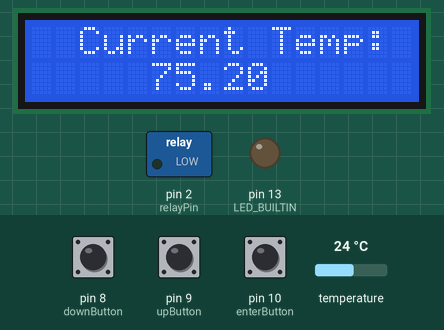
Recording of a sketch running on a simulated Arduino Uno, built with avr-gcc and run on an emulated ATmega328P. On the bench: 16×2 character LCD, switched loads named in the sketch (green lamp = pin HIGH), output pins drawn as LEDs (lit = HIGH). The test bench sets the inputs (shaded band); at power-on: pin 9 (upButton) LOW, temperature 24 °C, pin 8 (downButton) LOW, pin 10 (enterButton) LOW.

Above: at 16.3 s.
16.4 s: pin 9 (upButton) pulled HIGH for 0.5 s
At 17.4 s:
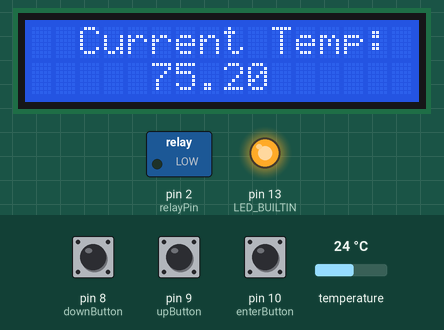
19.0 s: temperature set to 12 °C
At 20.3 s:
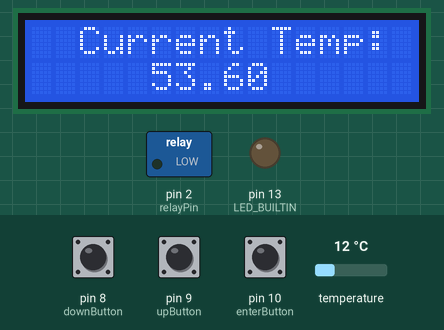
20.7 s: temperature set to 19 °C
At 22.0 s:
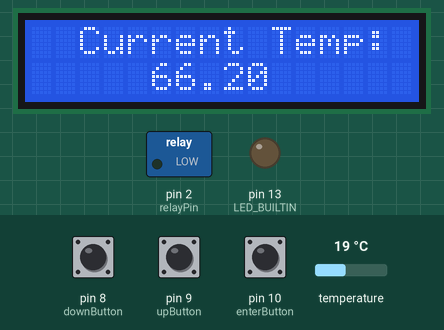
22.3 s: temperature set to 28 °C
At 23.6 s:
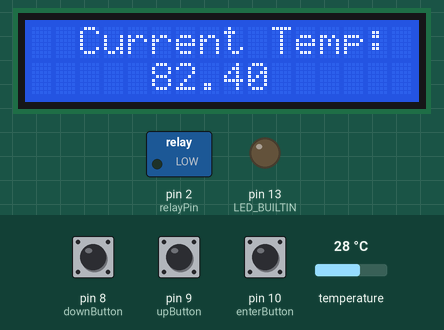
23.9 s: pin 9 (upButton) pulled HIGH for 1 s
At 25.3 s:
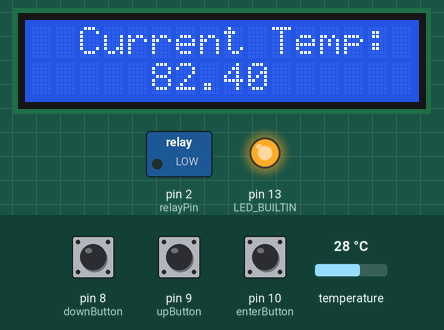
27.1 s: pin 9 (upButton) pulled HIGH for 3.2 s
At 31.9 s:
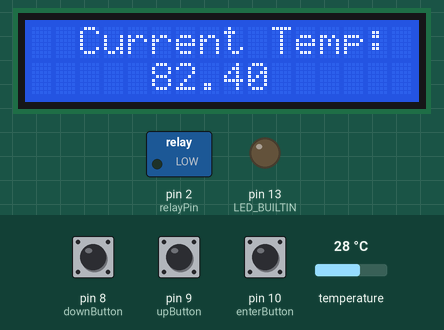
Timing chart, 0 to 32.9 s (numbered marks = the images above; inputs shaded):
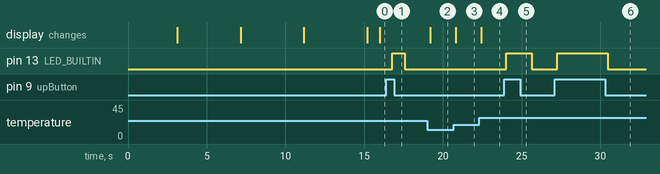

Measured:
- after the input at 16.4 s, pin 13 (LED_BUILTIN): LOW → HIGH after 0.38 s, → LOW 0.81 s later
- after the input at 19.0 s, the display: changes after 0.21 s (image 2)
- after the input at 20.7 s, the display: changes after 0.12 s (image 3)
- after the input at 22.3 s, the display: changes after 0.13 s (image 4)
- after the input at 23.9 s, pin 13 (LED_BUILTIN): LOW → HIGH after 0.13 s, → LOW 1.6 s later
- after the input at 27.1 s, pin 13 (LED_BUILTIN): LOW → HIGH after 0.16 s, → LOW 3.2 s later

The sketch:

tempCook.ino
```cpp
#include <DallasTemperature.h>
#include <OneWire.h>
#include <PID_v1.h>
//#include <PID_AutoTune_v0.h>
#include <Wire.h>
#include <LiquidCrystal_I2C.h>

//Pin Assignments
#define tempIn 4
#define relayPin 2
#define downButton 8
#define upButton 9
#define enterButton 10
#define ledPin 13

//Define variables for PID and constancts we are conneccting to
double setPoint = 75.0;
double Input, Output;
volatile long onTime = 0;

//PID tuning parameters
double kp = 220;
double ki = 0.1;
double kd = 0.1;

//Tuning parameters for PID
PID myPID(&Input, &Output, &setPoint, kp, ki, kd, DIRECT);

//10 second Time output window
int windowSize = 10000;
unsigned long windowStartTime;

boolean isSet = false;
boolean tuning = false;
boolean overTemp = false;

//PID_ATune atune(&Input, &Output);

//*********************
//Auto Tune variables
//*********************

byte ATuneModeRemember=2;

double aTuneStep = 500;
double aTuneNoise = 1;
unsigned int aTuneLookBack=20;

  //Create the LCD
LiquidCrystal_I2C lcd(0x27,16,2);

//Create One Wire Instance
OneWire oneWire(tempIn);

DallasTemperature sensors(&oneWire);

//EEPROM addresses for persistent memory
const int SpAddress = 0;
const int KpAddress = 8;
const int KiAddress = 16;
const int KdAddress = 24;

int upState=0;
int downState=0;
int enterState=0;

void setup() {


  pinMode(LED_BUILTIN,OUTPUT);
  pinMode(relayPin,OUTPUT);
  pinMode(upButton,INPUT);
  pinMode(downButton,INPUT);
  pinMode(enterButton,INPUT);

  digitalWrite(LED_BUILTIN, LOW);
  digitalWrite(relayPin, LOW);

  // Initialize LCD Display
  lcd.init();

  //Turn on Blacklight and print message
  lcd.backlight();

  //Start instance of thermometer
  sensors.begin();

  //Welcome Screen
  lcd.setCursor(3,0);
  lcd.print("Welcome to");
  lcd.setCursor(3,1);
  lcd.print("TempCook!");

  delay(3000);
  lcd.clear();

  lcd.setCursor(0,0);
  lcd.print("Use UP and DOWN");
  lcd.setCursor(3,1);
  lcd.print("to select");

  delay(4000);
  lcd.clear();

  lcd.setCursor(2,0);
  lcd.print("temperature.");
  lcd.setCursor(1,1);
  lcd.print("Press ENTER to");

  delay(4000);
  lcd.clear();

  lcd.setCursor(0,0);
  lcd.print("toggle heating.");
  lcd.setCursor(5,1);
  lcd.print("Enjoy!");
  delay(4000);
  lcd.clear();

  //Initialize PID
  myPID.SetTunings(kp,ki,kd);
  myPID.SetSampleTime(1000);
  myPID.SetOutputLimits(0, windowSize);

  //Start PID
  windowStartTime = millis();
  myPID.SetMode(AUTOMATIC);
}

void loop() {
  // put your main code here, to run repeatedly:

  //start getting temperatures
  sensors.requestTemperatures();

  lcd.setCursor(2,0);
  lcd.print("Current Temp:");
  lcd.setCursor(0,1);
  lcd.print("      ");
  lcd.setCursor(5,1);
  lcd.print(getTemp());
  lcd.setCursor(11,1);
  lcd.print("    ");


  //gets button states
  upState = digitalRead(upButton);
  downState = digitalRead(downButton);
  enterState = digitalRead(enterButton);


    if (upState == HIGH) {
    // turn LED on:
    digitalWrite(LED_BUILTIN, HIGH);
  } else {
    // turn LED off:
    digitalWrite(LED_BUILTIN, LOW);
  }

  //Set Temperature
  //setPoint= input from buttons

  //Read Current Temp
  Input = getTemp();

  //Checks to see if temp is over setpoint
  //overTemp=(getTemp()>setPoint);

}


  //Fuction that reports temperature from probe
float getTemp(){
double currentTemp;
currentTemp=sensors.getTempFByIndex(0);
return currentTemp;
}

//Sets temperature from user input


//Turn the heating element on or off
void heat(void){

  if(overTemp){
    digitalWrite(relayPin,LOW);
    return;
  }

  long now = millis();

  if(now - windowStartTime > windowSize){
    windowStartTime += windowSize;
  }

  if((Output >100) && (Output > (now -windowStartTime))){
    digitalWrite(relayPin,HIGH);
  } else{
    digitalWrite(relayPin,LOW);
  }


}
```
